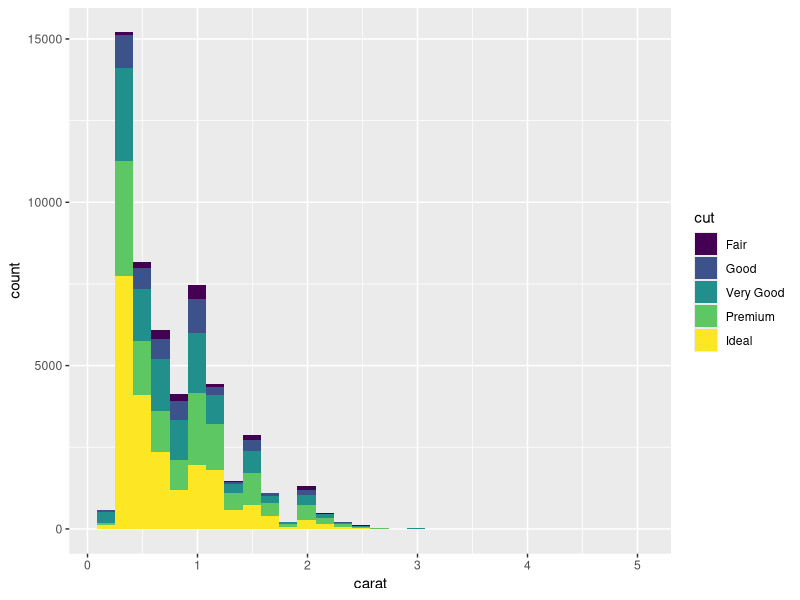
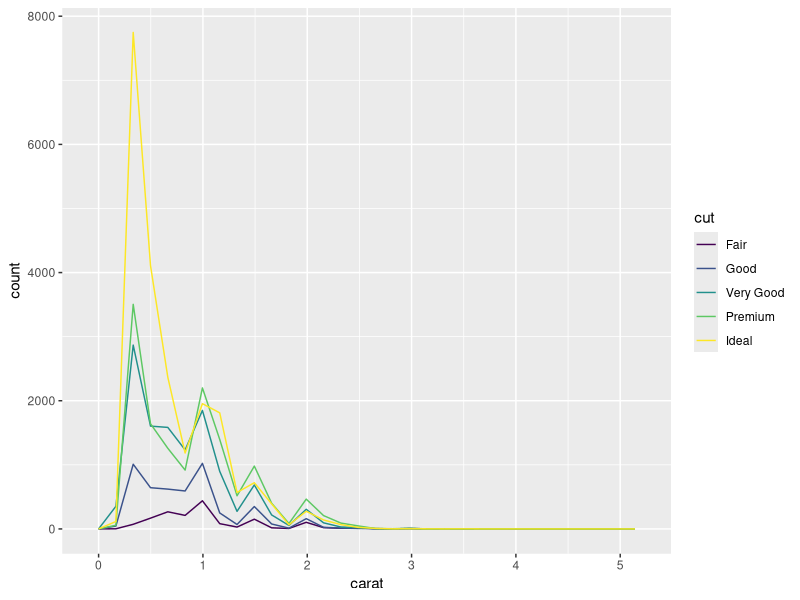
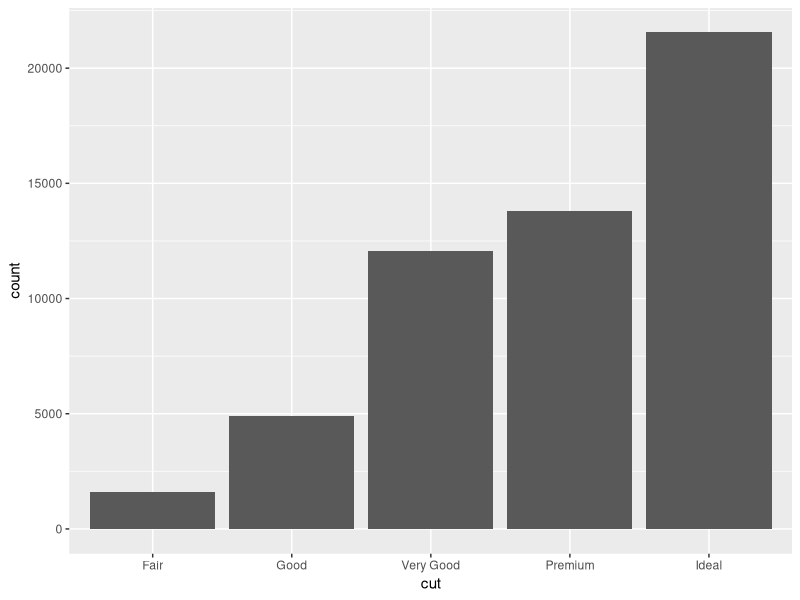
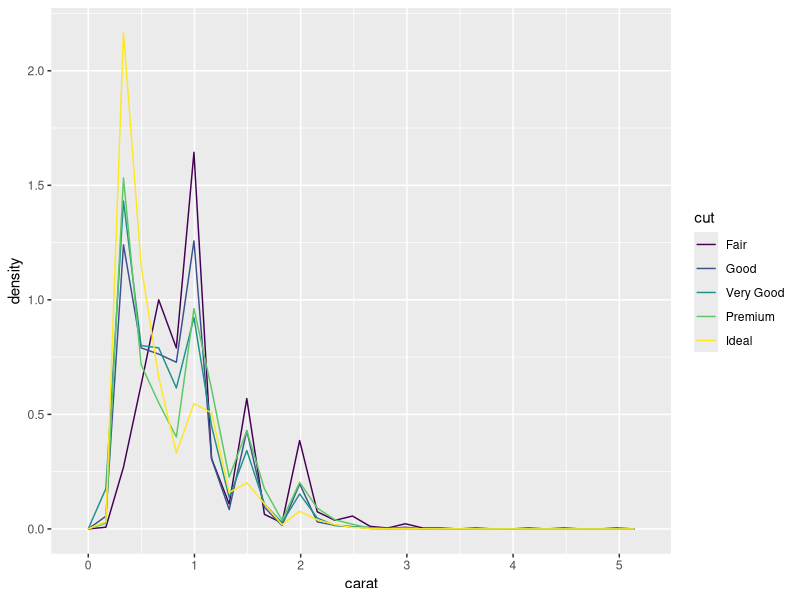
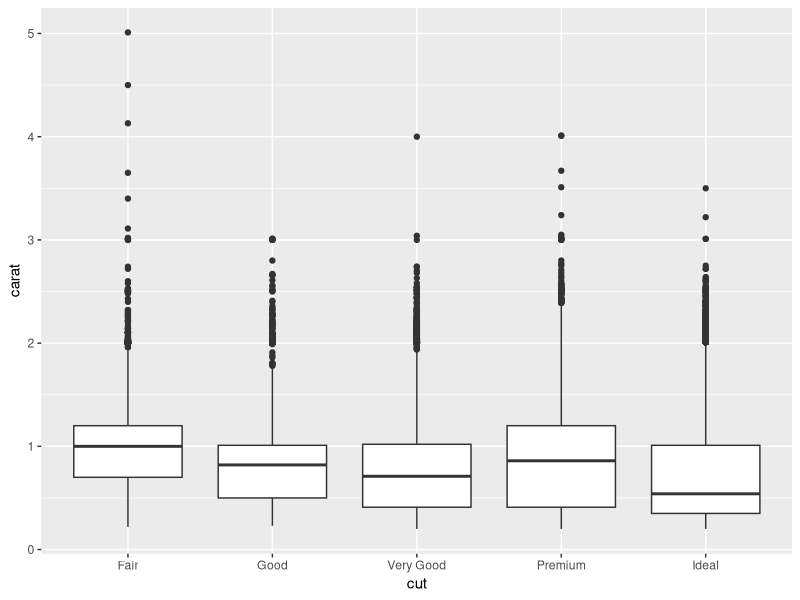
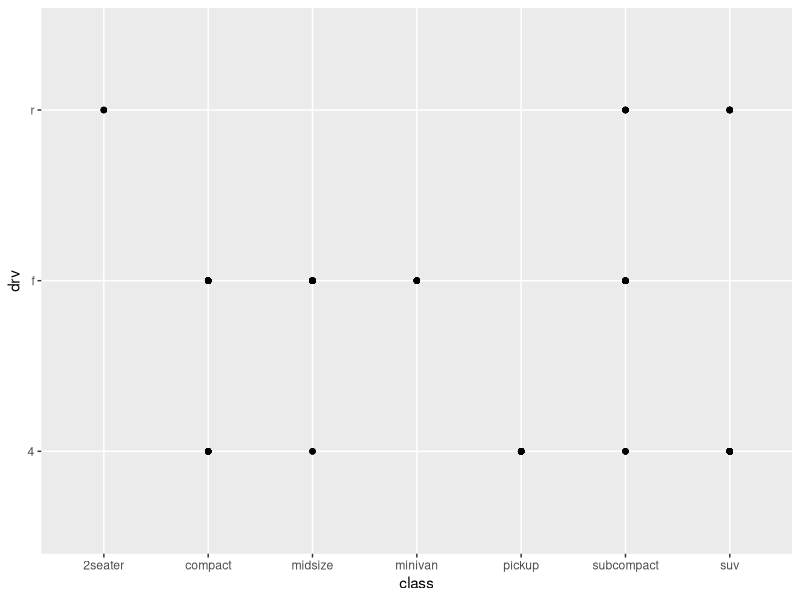
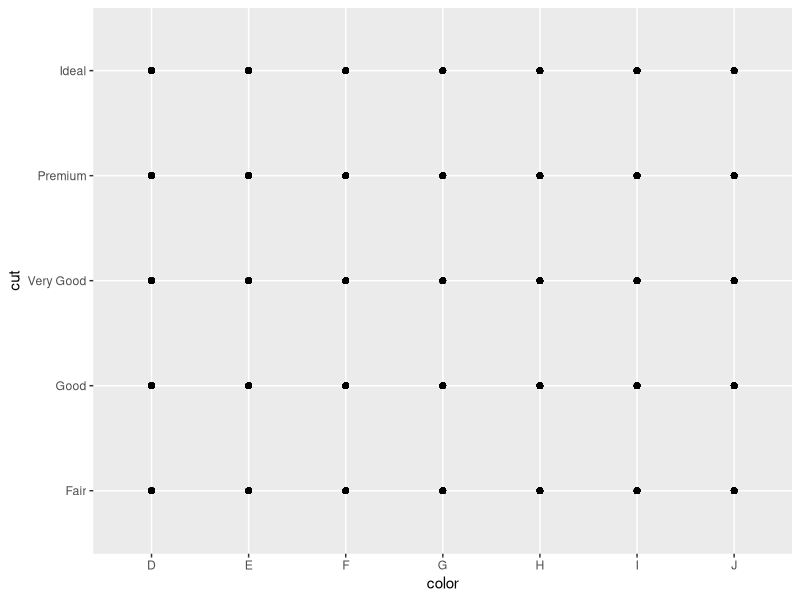
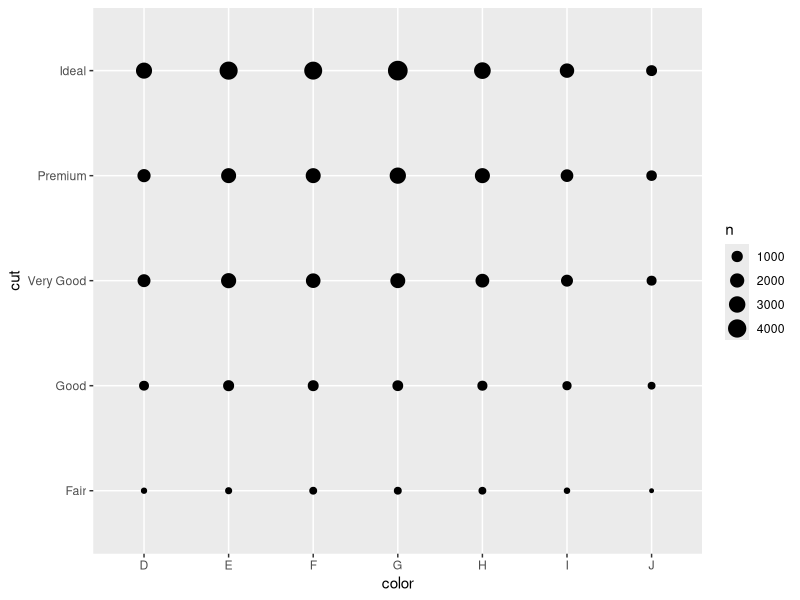

These figures' R source, in order:
library(tidyverse)

# Categorical and continous variable (cut and carat)

diamonds %>%
  ggplot(aes(x = carat, fill = cut)) +
  geom_histogram()

# better choice is geom_freqpoly

diamonds %>%
  ggplot(aes(x = carat, color = cut)) +
  geom_freqpoly()

# In this case, there groups are of very different sizes

diamonds %>%
  count(cut)

diamonds %>%
  ggplot() +
  geom_bar(aes(x = cut))

# One solution is density plots

diamonds %>%
  ggplot(aes(x = carat, y = ..density.., color = cut)) +
  geom_freqpoly()

# Alternative visualization: box plot

diamonds %>%
  ggplot(aes(x = cut, y = carat)) +
  geom_boxplot()

# Two categorical variables

# In the exercises earlier you made a plot of class vs drv that wasn't very useful.

mpg %>%
  ggplot(aes(class, drv)) +
  geom_point()

# We see the same thing with color and cut in the diamonds data

diamonds %>%
  ggplot(aes(color, cut)) +
  geom_point()

# One solution is geom_count()

diamonds %>%
  ggplot(aes(color, cut)) +
  geom_count()

# Another is geom_jitter() [add alpha]

diamonds %>%
  ggplot(aes(color, cut)) +
  geom_jitter(alpha = 0.1)

# Another is compute the counts ourselves and plot a heatmap

diamonds %>%
  count(color, cut)

diamonds %>%
  count(color, cut) %>%
  ggplot(aes(color, cut)) +
  geom_tile(aes(fill = n))

# Experiment with color palettes

library(RColorBrewer)
display.brewer.all()

colors = colorRampPalette(brewer.pal(9, "YlOrBr"))(50)

diamonds %>%
  count(color, cut) %>%
  ggplot(aes(color, cut)) +
  geom_tile(aes(fill = as_factor(n))) +
  scale_fill_manual(values = rev(colors))

diamonds %>%
  count(color, cut) %>%
  ggplot(aes(color, cut)) +
  geom_tile(aes(fill = n)) +
  scale_fill_continuous(low = "red", high = "yellow")


# Two continuous variables

# ordinary scatterplot, points are overplotted

diamonds %>%
  ggplot(aes(carat, price)) +
  geom_point()

# one solution is alpha transparency

diamonds %>%
  ggplot(aes(carat, price)) +
  geom_point(alpha = 1/100)

# Another solution is binning, like with histograms

diamonds %>%
  filter(carat < 3) %>%
  ggplot(aes(carat, price)) +
  geom_bin2d()

# Or we can manually bin one variable

diamonds %>%
  filter(carat < 3) %>%
  ggplot(aes(carat, price)) +
  geom_boxplot(aes(group = cut_width(carat, 0.1)))

# again, with same number of points in each bin

diamonds %>%
  filter(carat < 3) %>%
  ggplot(aes(carat, price)) +
  geom_boxplot(aes(group = cut_number(carat, 20)))
